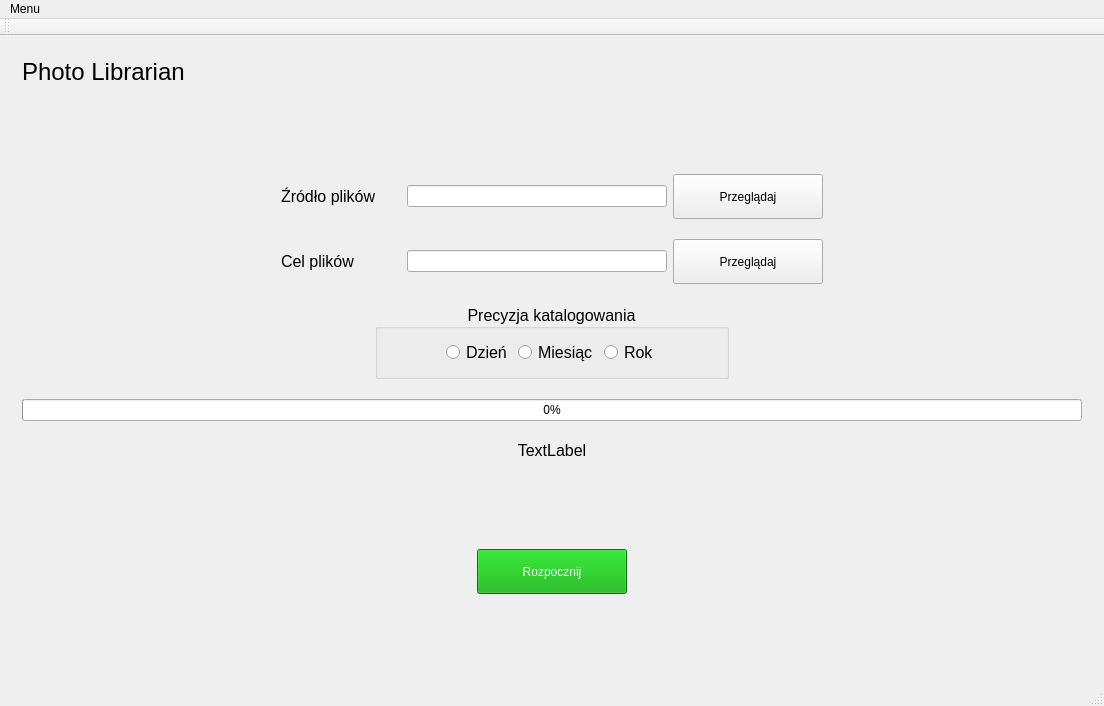
<?xml version="1.0" encoding="UTF-8"?>
<ui version="4.0">
 <class>MainWindow</class>
 <widget class="QMainWindow" name="MainWindow">
  <property name="geometry">
   <rect>
    <x>0</x>
    <y>0</y>
    <width>1104</width>
    <height>706</height>
   </rect>
  </property>
  <property name="windowTitle">
   <string>Photo Librarian</string>
  </property>
  <widget class="QWidget" name="centralWidget">
   <layout class="QVBoxLayout" name="verticalLayout">
    <item>
     <widget class="QStackedWidget" name="stackedWidget">
      <property name="currentIndex">
       <number>0</number>
      </property>
      <widget class="QWidget" name="page">
       <layout class="QVBoxLayout" name="verticalLayout_2">
        <property name="spacing">
         <number>20</number>
        </property>
        <item>
         <layout class="QHBoxLayout" name="horizontalLayout_header">
          <item>
           <widget class="QLabel" name="label_title">
            <property name="text">
             <string>&lt;html&gt;&lt;head/&gt;&lt;body&gt;&lt;p&gt;&lt;span style=&quot; font-size:18pt;&quot;&gt;Photo Librarian&lt;/span&gt;&lt;/p&gt;&lt;/body&gt;&lt;/html&gt;</string>
            </property>
           </widget>
          </item>
          <item>
           <spacer name="horizontalSpacer">
            <property name="orientation">
             <enum>Qt::Horizontal</enum>
            </property>
            <property name="sizeHint" stdset="0">
             <size>
              <width>40</width>
              <height>20</height>
             </size>
            </property>
           </spacer>
          </item>
         </layout>
        </item>
        <item>
         <spacer name="verticalSpacer_2">
          <property name="orientation">
           <enum>Qt::Vertical</enum>
          </property>
          <property name="sizeHint" stdset="0">
           <size>
            <width>20</width>
            <height>40</height>
           </size>
          </property>
         </spacer>
        </item>
        <item>
         <layout class="QHBoxLayout" name="horizontalLayout">
          <item>
           <spacer name="horizontalSpacer_11">
            <property name="orientation">
             <enum>Qt::Horizontal</enum>
            </property>
            <property name="sizeHint" stdset="0">
             <size>
              <width>40</width>
              <height>20</height>
             </size>
            </property>
           </spacer>
          </item>
          <item>
           <widget class="QLabel" name="label">
            <property name="minimumSize">
             <size>
              <width>120</width>
              <height>0</height>
             </size>
            </property>
            <property name="whatsThis">
             <string>&lt;html&gt;&lt;head/&gt;&lt;body&gt;&lt;p&gt;&lt;span style=&quot; font-size:12pt;&quot;&gt;Wskaż katalog, w którym znajdują się zdjęcia do posegregowania.&lt;/span&gt;&lt;/p&gt;&lt;/body&gt;&lt;/html&gt;</string>
            </property>
            <property name="text">
             <string>&lt;html&gt;&lt;head/&gt;&lt;body&gt;&lt;p&gt;&lt;span style=&quot; font-size:12pt;&quot;&gt;Źródło plików&lt;/span&gt;&lt;/p&gt;&lt;/body&gt;&lt;/html&gt;</string>
            </property>
           </widget>
          </item>
          <item>
           <widget class="QLineEdit" name="lineEdit_SourcePath"/>
          </item>
          <item>
           <widget class="QPushButton" name="pushButton_BrowseSource">
            <property name="minimumSize">
             <size>
              <width>150</width>
              <height>45</height>
             </size>
            </property>
            <property name="text">
             <string>Przeglądaj</string>
            </property>
           </widget>
          </item>
          <item>
           <spacer name="horizontalSpacer_9">
            <property name="orientation">
             <enum>Qt::Horizontal</enum>
            </property>
            <property name="sizeHint" stdset="0">
             <size>
              <width>40</width>
              <height>20</height>
             </size>
            </property>
           </spacer>
          </item>
         </layout>
        </item>
        <item>
         <layout class="QHBoxLayout" name="horizontalLayout_2">
          <item>
           <spacer name="horizontalSpacer_12">
            <property name="orientation">
             <enum>Qt::Horizontal</enum>
            </property>
            <property name="sizeHint" stdset="0">
             <size>
              <width>40</width>
              <height>20</height>
             </size>
            </property>
           </spacer>
          </item>
          <item>
           <widget class="QLabel" name="label_2">
            <property name="minimumSize">
             <size>
              <width>120</width>
              <height>0</height>
             </size>
            </property>
            <property name="whatsThis">
             <string>&lt;html&gt;&lt;head/&gt;&lt;body&gt;&lt;p&gt;&lt;span style=&quot; font-size:12pt;&quot;&gt;Wskaż katalog, do którego mają trafić posegrgowane zdjęcia.&lt;/span&gt;&lt;/p&gt;&lt;/body&gt;&lt;/html&gt;</string>
            </property>
            <property name="text">
             <string>&lt;html&gt;&lt;head/&gt;&lt;body&gt;&lt;p&gt;&lt;span style=&quot; font-size:12pt;&quot;&gt;Cel plików&lt;/span&gt;&lt;/p&gt;&lt;/body&gt;&lt;/html&gt;</string>
            </property>
           </widget>
          </item>
          <item>
           <widget class="QLineEdit" name="lineEdit_output"/>
          </item>
          <item>
           <widget class="QPushButton" name="pushButton_BrowseOutput">
            <property name="minimumSize">
             <size>
              <width>150</width>
              <height>45</height>
             </size>
            </property>
            <property name="text">
             <string>Przeglądaj</string>
            </property>
           </widget>
          </item>
          <item>
           <spacer name="horizontalSpacer_10">
            <property name="orientation">
             <enum>Qt::Horizontal</enum>
            </property>
            <property name="sizeHint" stdset="0">
             <size>
              <width>40</width>
              <height>20</height>
             </size>
            </property>
           </spacer>
          </item>
         </layout>
        </item>
        <item>
         <layout class="QHBoxLayout" name="horizontalLayout_6">
          <item>
           <spacer name="horizontalSpacer_3">
            <property name="orientation">
             <enum>Qt::Horizontal</enum>
            </property>
            <property name="sizeHint" stdset="0">
             <size>
              <width>40</width>
              <height>20</height>
             </size>
            </property>
           </spacer>
          </item>
          <item>
           <widget class="QGroupBox" name="groupBox">
            <property name="font">
             <font>
              <pointsize>12</pointsize>
             </font>
            </property>
            <property name="title">
             <string>Precyzja katalogowania</string>
            </property>
            <property name="alignment">
             <set>Qt::AlignCenter</set>
            </property>
            <layout class="QHBoxLayout" name="horizontalLayout_3">
             <item>
              <spacer name="horizontalSpacer_13">
               <property name="orientation">
                <enum>Qt::Horizontal</enum>
               </property>
               <property name="sizeHint" stdset="0">
                <size>
                 <width>40</width>
                 <height>20</height>
                </size>
               </property>
              </spacer>
             </item>
             <item>
              <widget class="QRadioButton" name="radioButton_day">
               <property name="text">
                <string>Dzień</string>
               </property>
              </widget>
             </item>
             <item>
              <widget class="QRadioButton" name="radioButton_month">
               <property name="text">
                <string>Miesiąc</string>
               </property>
              </widget>
             </item>
             <item>
              <widget class="QRadioButton" name="radioButton_year">
               <property name="text">
                <string>Rok</string>
               </property>
              </widget>
             </item>
             <item>
              <spacer name="horizontalSpacer_14">
               <property name="orientation">
                <enum>Qt::Horizontal</enum>
               </property>
               <property name="sizeHint" stdset="0">
                <size>
                 <width>40</width>
                 <height>20</height>
                </size>
               </property>
              </spacer>
             </item>
            </layout>
           </widget>
          </item>
          <item>
           <spacer name="horizontalSpacer_4">
            <property name="orientation">
             <enum>Qt::Horizontal</enum>
            </property>
            <property name="sizeHint" stdset="0">
             <size>
              <width>40</width>
              <height>20</height>
             </size>
            </property>
           </spacer>
          </item>
         </layout>
        </item>
        <item>
         <widget class="QProgressBar" name="progressBar">
          <property name="value">
           <number>0</number>
          </property>
         </widget>
        </item>
        <item>
         <widget class="QLabel" name="label_3">
          <property name="font">
           <font>
            <pointsize>12</pointsize>
           </font>
          </property>
          <property name="text">
           <string>TextLabel</string>
          </property>
          <property name="alignment">
           <set>Qt::AlignCenter</set>
          </property>
         </widget>
        </item>
        <item>
         <spacer name="verticalSpacer">
          <property name="orientation">
           <enum>Qt::Vertical</enum>
          </property>
          <property name="sizeHint" stdset="0">
           <size>
            <width>20</width>
            <height>40</height>
           </size>
          </property>
         </spacer>
        </item>
        <item>
         <layout class="QHBoxLayout" name="horizontalLayout_4">
          <item>
           <spacer name="horizontalSpacer_2">
            <property name="orientation">
             <enum>Qt::Horizontal</enum>
            </property>
            <property name="sizeHint" stdset="0">
             <size>
              <width>40</width>
              <height>20</height>
             </size>
            </property>
           </spacer>
          </item>
          <item>
           <widget class="QPushButton" name="pushButton_start">
            <property name="minimumSize">
             <size>
              <width>150</width>
              <height>45</height>
             </size>
            </property>
            <property name="styleSheet">
             <string notr="true">color: rgb(255,255,255);
background-color: rgb(0, 170, 0);</string>
            </property>
            <property name="text">
             <string>Rozpocznij</string>
            </property>
           </widget>
          </item>
          <item>
           <spacer name="horizontalSpacer_15">
            <property name="orientation">
             <enum>Qt::Horizontal</enum>
            </property>
            <property name="sizeHint" stdset="0">
             <size>
              <width>40</width>
              <height>20</height>
             </size>
            </property>
           </spacer>
          </item>
         </layout>
        </item>
        <item>
         <spacer name="verticalSpacer_3">
          <property name="orientation">
           <enum>Qt::Vertical</enum>
          </property>
          <property name="sizeHint" stdset="0">
           <size>
            <width>20</width>
            <height>40</height>
           </size>
          </property>
         </spacer>
        </item>
       </layout>
      </widget>
      <widget class="QWidget" name="page_2">
       <layout class="QVBoxLayout" name="verticalLayout_3">
        <item>
         <widget class="QTableWidget" name="tableWidget"/>
        </item>
        <item>
         <layout class="QHBoxLayout" name="horizontalLayout_5">
          <property name="spacing">
           <number>25</number>
          </property>
          <item>
           <spacer name="horizontalSpacer_6">
            <property name="orientation">
             <enum>Qt::Horizontal</enum>
            </property>
            <property name="sizeHint" stdset="0">
             <size>
              <width>40</width>
              <height>20</height>
             </size>
            </property>
           </spacer>
          </item>
          <item>
           <widget class="QPushButton" name="pushButton_back">
            <property name="minimumSize">
             <size>
              <width>150</width>
              <height>45</height>
             </size>
            </property>
            <property name="text">
             <string>Wstecz</string>
            </property>
           </widget>
          </item>
          <item>
           <widget class="QPushButton" name="pushButton_exit">
            <property name="minimumSize">
             <size>
              <width>150</width>
              <height>45</height>
             </size>
            </property>
            <property name="text">
             <string>Zakończ</string>
            </property>
           </widget>
          </item>
          <item>
           <spacer name="horizontalSpacer_8">
            <property name="orientation">
             <enum>Qt::Horizontal</enum>
            </property>
            <property name="sizeHint" stdset="0">
             <size>
              <width>40</width>
              <height>20</height>
             </size>
            </property>
           </spacer>
          </item>
         </layout>
        </item>
       </layout>
      </widget>
     </widget>
    </item>
   </layout>
  </widget>
  <widget class="QMenuBar" name="menuBar">
   <property name="geometry">
    <rect>
     <x>0</x>
     <y>0</y>
     <width>1104</width>
     <height>21</height>
    </rect>
   </property>
   <widget class="QMenu" name="menuMenu">
    <property name="title">
     <string>Menu</string>
    </property>
   </widget>
   <addaction name="menuMenu"/>
  </widget>
  <widget class="QToolBar" name="mainToolBar">
   <attribute name="toolBarArea">
    <enum>TopToolBarArea</enum>
   </attribute>
   <attribute name="toolBarBreak">
    <bool>false</bool>
   </attribute>
  </widget>
  <widget class="QStatusBar" name="statusBar"/>
 </widget>
 <layoutdefault spacing="6" margin="11"/>
 <resources/>
 <connections/>
</ui>
